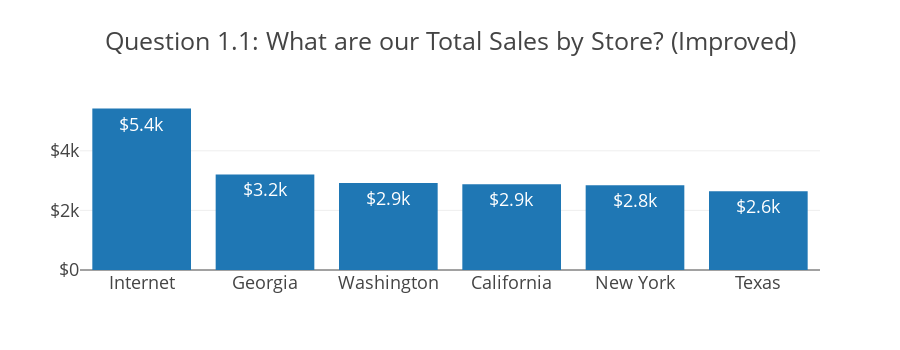

The cell this chart's notebook holds for it:
### Code cell
fig = px.bar(df_sales_sum_by_store, 
             x='Store',            
             y='Price ($)',
             text='Price ($)',
             height=350,
             width=900,
             hover_name='Store',
             template='presentation',
            title='Question 1.1: What are our Total Sales by Store? (Improved)')

fig.update_xaxes(showgrid=False,  
                 title_text=''
                # tick0=1952, 
                # dtick=5
                )

fig.update_yaxes(showgrid=True, 
                 title_text='',
                 tick0=0,
                  dtick=2000,
                 tickformat='$,.1s',
                 hoverformat=".f")

fig.update_traces(textposition='auto', 
                  texttemplate='%{text:$,.2s}' 
                  # texttemplate='%{text:$,.0f}' 
                 )


fig.show()

### Figure 1 — Plotly figure (JSON) as saved in the notebook; plotly's stock layout.template omitted (floating-point values rounded to 4 significant figures)
{"data": [{"alignmentgroup": "True", "hoverlabel": {"namelength": 0}, "hovertemplate": "<b>%{hovertext}</b><br><br>Store=%{x}<br>Price ($)=%{text}", "hovertext": ["Internet", "Georgia", "Washington", "California", "New York", "Texas"], "legendgroup": "", "marker": {"color": "#1F77B4"}, "name": "", "offsetgroup": "", "orientation": "v", "showlegend": false, "text": [5419, 3208, 2917, 2880, 2843, 2643], "textposition": "auto", "texttemplate": "%{text:$,.2s}", "type": "bar", "x": ["Internet", "Georgia", "Washington", "California", "New York", "Texas"], "xaxis": "x", "y": [5419, 3208, 2917, 2880, 2843, 2643], "yaxis": "y"}], "layout": {"barmode": "relative", "height": 350, "legend": {"tracegroupgap": 0}, "title": {"text": "Question 1.1: What are our Total Sales by Store? (Improved)"}, "width": 900, "xaxis": {"anchor": "y", "domain": [0, 1], "showgrid": false, "title": {"text": ""}}, "yaxis": {"anchor": "x", "domain": [0, 1], "dtick": 2000, "hoverformat": ".f", "showgrid": true, "tick0": 0, "tickformat": "$,.1s", "title": {"text": ""}}}}
